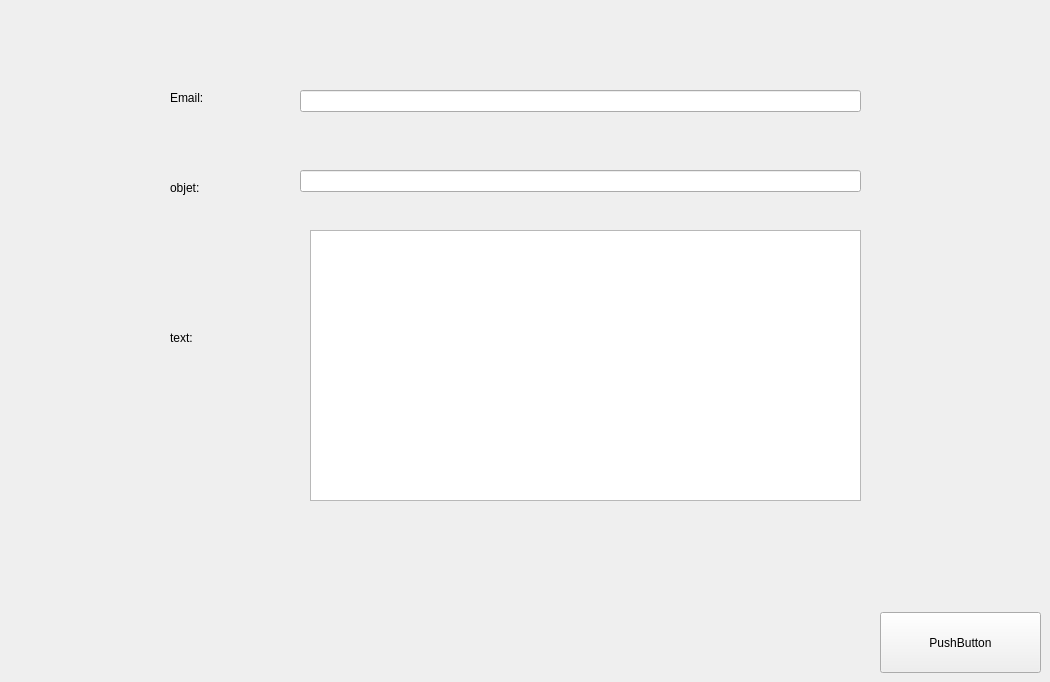
      <widget class="QWidget" name="tab_10">
       <attribute name="title">
        <string>Email</string>
       </attribute>
       <widget class="QLabel" name="label_24">
        <property name="geometry">
         <rect>
          <x>170</x>
          <y>90</y>
          <width>55</width>
          <height>16</height>
         </rect>
        </property>
        <property name="text">
         <string>Email:</string>
        </property>
       </widget>
       <widget class="QLabel" name="label_25">
        <property name="geometry">
         <rect>
          <x>170</x>
          <y>180</y>
          <width>55</width>
          <height>16</height>
         </rect>
        </property>
        <property name="text">
         <string>objet:</string>
        </property>
       </widget>
       <widget class="QLabel" name="label_27">
        <property name="geometry">
         <rect>
          <x>170</x>
          <y>330</y>
          <width>55</width>
          <height>16</height>
         </rect>
        </property>
        <property name="text">
         <string>text:</string>
        </property>
       </widget>
       <widget class="QLineEdit" name="mailcl">
        <property name="geometry">
         <rect>
          <x>300</x>
          <y>90</y>
          <width>561</width>
          <height>22</height>
         </rect>
        </property>
       </widget>
       <widget class="QLineEdit" name="objcl">
        <property name="geometry">
         <rect>
          <x>300</x>
          <y>170</y>
          <width>561</width>
          <height>22</height>
         </rect>
        </property>
       </widget>
       <widget class="QTextEdit" name="msgcl">
        <property name="geometry">
         <rect>
          <x>310</x>
          <y>230</y>
          <width>551</width>
          <height>271</height>
         </rect>
        </property>
       </widget>
       <widget class="QPushButton" name="sendcl">
        <property name="geometry">
         <rect>
          <x>880</x>
          <y>612</y>
          <width>161</width>
          <height>61</height>
         </rect>
        </property>
        <property name="text">
         <string>PushButton</string>
        </property>
       </widget>
      </widget>
